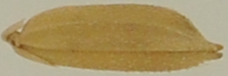
#> input picture BC-15/BC-15/DSC6771_idx146.png, 228 x 76 px, given as the content of the folder /home/duyle/Documents/AIL/Aug/Q5/train, which was not available
$ jupyter execute --allow-errors data_aug.ipynb   (older library calls are emulated)
#> lines starting #> are read from the running program, lines starting #| are printed output that depends on the picture; after the words box and inside, x2 and y2 are one past the last pixel; in counts of white or black regions, pixels touching at a corner belong together; pictures that were not available may be replaced by others from this repository, and a replacement may not be noted
[cell 1]
import import_ipynb
# import rice_seed_feature_extraction
import cv2
import os
import shutil
import random
import pandas as pd
import numpy as np
from tqdm import tqdm
import numpy as np
import cv2
from skimage.feature import local_binary_pattern, graycomatrix, graycoprops
import os
import pandas as pd
from skimage.measure import moments, moments_central, shannon_entropy
from sklearn.cluster import KMeans
import mahotas
from tqdm import tqdm
from scipy.stats import skew, kurtosis
import pywt
from sklearn import svm

[cell 2]
import pandas as pd
import numpy as np
from sklearn.model_selection import train_test_split, cross_val_score, GridSearchCV, RandomizedSearchCV
from sklearn.preprocessing import RobustScaler, StandardScaler
from sklearn.neighbors import KNeighborsClassifier
from sklearn.svm import SVC
from sklearn.ensemble import RandomForestClassifier
from sklearn.metrics import accuracy_score, classification_report, precision_score, recall_score, f1_score
import matplotlib.pyplot as plt
import seaborn as sns
from itertools import combinations
from sklearn.ensemble import RandomForestClassifier
import tqdm
from sklearn.decomposition import PCA
from sklearn.feature_selection import RFE
from sklearn.ensemble import RandomForestClassifier
import os

[cell 3]
import albumentations as A

[cell 4]
# [69 lines of commented-out code are left out]

[cell 5]
import os
import cv2
import numpy as np
import pandas as pd
import albumentations as A
from sklearn.model_selection import train_test_split
from tqdm import tqdm

# [59 lines left out: function basic_feature, not called in this run]

[cell 6]
def compute_zernike_moments(image, degree=8): # 25 features
    image = cv2.cvtColor(image, cv2.COLOR_BGR2GRAY)
    blur = cv2.GaussianBlur(image, (3, 3), 0)
    _, new_img = cv2.threshold(blur, 0, 255, cv2.THRESH_BINARY_INV + cv2.THRESH_OTSU)
    contours, _ = cv2.findContours(new_img, cv2.RETR_EXTERNAL, cv2.CHAIN_APPROX_SIMPLE)
    contour = max(contours, key=cv2.contourArea)
    mask = np.zeros(new_img.shape, dtype=np.uint8)
    cv2.drawContours(mask, [contour], contourIdx=-1, color=(255,), thickness=-1)
    binary = (mask > 0).astype(np.uint8)

    (x, y), radius = cv2.minEnclosingCircle(contour)
    x, y = int(x), int(y)
    radius = int(np.ceil(radius))
    x1 = max(x - radius, 0)
    y1 = max(y - radius, 0)
    x2 = x + radius
    y2 = y + radius

    cropped_mask = binary[y1:y2, x1:x2]

    h, w = cropped_mask.shape
    if h != w:
        size = max(h, w)
        square_mask = np.zeros((size, size), dtype=np.uint8)
        y_offset = (size - h) // 2
        x_offset = (size - w) // 2
        square_mask[y_offset:y_offset+h, x_offset:x_offset+w] = cropped_mask
    else:
        square_mask = cropped_mask

    effective_radius = square_mask.shape[0] // 2
    zernike_moments = mahotas.features.zernike_moments(square_mask, effective_radius, degree)

    return {f"Zernike_{i}": zernike_moments[i] for i in range(len(zernike_moments))}


# In[2]:


# [6 lines left out: function compute_central_moments, not called in this run]


# In[3]:


def compute_lbp_feature(image): # 10 features
    image = cv2.cvtColor(image, cv2.COLOR_BGR2GRAY)
    lbp = local_binary_pattern(image, R=1, P=8, method="uniform")
    hist, bins = np.histogram(lbp.flatten(), bins=10, range=(0, 10))
    return {f"LBP_{i}": hist[i] for i in range(len(hist))}


# In[4]:


def compute_texture_feature(image): # 4 features
    image = cv2.cvtColor(image, cv2.COLOR_BGR2GRAY)
    hist, bins = np.histogram(image.flatten(), bins=256, range=(0, 256), density=True)
    bins = bins[:-1]
    mean = np.sum(hist * bins)
    std = np.sqrt(np.sum((bins - mean)**2 * hist))
    uniformity = np.sum(hist**2)
    third_moment = np.sum((bins - mean)**3 * hist)
    return {
        "texture_mean": mean,
        "texture_std": std,
        "texture_uniformity": uniformity,
        "texture_third_moment": third_moment
    }


# In[5]:


def compute_color_feature(image): # 33 features
    def entropy(channel):
        return shannon_entropy(channel)
    def waveLet(channel):
        max_level = pywt.dwt_max_level(min(channel.shape), "db4")
        coeffs = pywt.wavedec2(channel, "db4", level=max_level)
        return np.mean(coeffs[0].ravel())

    # BGR
    B, G, R = cv2.split(image)
    mean_R, mean_G, mean_B = np.mean(R), np.mean(G), np.mean(B)
    # sqrt_R, sqrt_G, sqrt_B = np.sqrt(mean_R), np.sqrt(mean_G), np.sqrt(mean_B)
    std_R, std_G, std_B = np.std(R), np.std(G), np.std(B)
    skew_R, skew_G, skew_B = skew(R.flatten()), skew(G.flatten()), skew(B.flatten())
    kur_R, kur_G, kur_B = kurtosis(R.flatten()), kurtosis(G.flatten()), kurtosis(B.flatten())
    ent_R, ent_G, ent_B = entropy(R), entropy(G), entropy(B)
    wav_R, wav_G, wav_B = waveLet(R), waveLet(G), waveLet(B)

    # HSV
    hsv_img = cv2.cvtColor(image, cv2.COLOR_BGR2HSV)
    h, s, v = cv2.split(hsv_img)
    mean_h, mean_s, mean_v = np.mean(h), np.mean(s), np.mean(v)
    std_h, std_s, std_v = np.std(h), np.std(s), np.std(v)
    # sqrt_h, sqrt_s, sqrt_v = np.sqrt(mean_h), np.sqrt(mean_s), np.sqrt(mean_v)
    skew_h, skew_s, skew_v = skew(h.flatten()), skew(s.flatten()), skew(v.flatten())
    kur_h, kur_s, kur_v = kurtosis(h.flatten()), kurtosis(s.flatten()), kurtosis(v.flatten())
    ent_h, ent_s, ent_v = entropy(h), entropy(s), entropy(v)
    wav_h, wav_s, wav_v = waveLet(h), waveLet(s), waveLet(v)

    # Lab
    lab_img = cv2.cvtColor(image, cv2.COLOR_BGR2LAB)
    l, a, b = cv2.split(lab_img)
    mean_l, mean_a, mean_b = np.mean(l), np.mean(a), np.mean(b)
    std_l, std_a, std_b = np.std(l), np.std(a), np.std(b)
    # sqrt_l, sqrt_a, sqrt_b = np.sqrt(mean_l), np.sqrt(mean_a), np.sqrt(mean_b)
    skew_l, skew_a, skew_b = skew(l.flatten()), skew(a.flatten()), skew(b.flatten())
    kur_l, kur_a, kur_b = kurtosis(l.flatten()), kurtosis(a.flatten()), kurtosis(b.flatten())
    ent_l, ent_a, ent_b = entropy(l), entropy(a), entropy(b)
    wav_l, wav_a, wav_b = waveLet(l), waveLet(a), waveLet(b)

    # YCbCr
    ycrcb_img = cv2.cvtColor(image, cv2.COLOR_BGR2YCrCb)
    y, cr, cb = cv2.split(ycrcb_img)
    mean_y, mean_cr, mean_cb = np.mean(y), np.mean(cr), np.mean(cb)
    std_y, std_cr, std_cb = np.std(y), np.std(cr), np.std(cb)
    # sqrt_y, sqrt_cr, sqrt_cb = np.sqrt(mean_y), np.sqrt(mean_cr), np.sqrt(mean_cb)
    skew_y, skew_cr, skew_cb = skew(y.flatten()), skew(cr.flatten()), skew(cb.flatten())
    kur_y, kur_cr, kur_cb = kurtosis(y.flatten()), kurtosis(cr.flatten()), kurtosis(cb.flatten())
    ent_y, ent_cr, ent_cb = entropy(y), entropy(cr), entropy(cb)
    wav_y, wav_cr, wav_cb = waveLet(y), waveLet(cr), waveLet(cb)

    # XYZ
    xyz_img = cv2.cvtColor(image, cv2.COLOR_BGR2XYZ)
    X, Y, Z = cv2.split(xyz_img)
    mean_X, mean_Y, mean_Z = np.mean(X), np.mean(Y), np.mean(Z)
    std_X, std_Y, std_Z = np.std(X), np.std(Y), np.std(Z)
    skew_X, skew_Y, skew_Z = skew(X.flatten()), skew(Y.flatten()), skew(Z.flatten())
    kur_X, kur_Y, kur_Z = kurtosis(X.flatten()), kurtosis(Y.flatten()), kurtosis(Z.flatten())
    ent_X, ent_Y, ent_Z = entropy(X), entropy(Y), entropy(Z)
    wav_X, wav_Y, wav_Z = waveLet(X), waveLet(Y), waveLet(Z)

    return {"mean_r": mean_R, "mean_g": mean_G, "mean_B": mean_B,
            # "sqrt_r": sqrt_R, "sqrt_g": sqrt_G, "sqrt_B": sqrt_B,
            "std_r": std_R, "std_g": std_G, "std_B": std_B,
            "skew_r": skew_R, "skew_g": skew_G, "skew_B": skew_B,
            "kur_r": kur_R, "kur_g": kur_G, "kur_B": kur_B,
            "ent_r": ent_R, "ent_g": ent_G, "ent_B": ent_B,
            "wav_r": wav_R, "wav_g": wav_G, "wav_B": wav_B,

            "mean_h": mean_h, "mean_s": mean_s, "mean_v": mean_v,
            "std_h": std_h, "std_s": std_s, "std_v": std_v,
            # "sqrt_h": sqrt_h, "sqrt_s": sqrt_s, "sqrt_v": sqrt_v,
            "skew_h": skew_h, "skew_s": skew_s, "skew_v": skew_v,
            "kur_h": kur_h, "kur_s": kur_s, "kur_v": kur_v,
            "ent_h": ent_h, "ent_s": ent_s, "ent_v": ent_v,
            "wav_h": wav_h, "wav_s": wav_s, "wav_v": wav_v,

            "mean_l": mean_l, "mean_a": mean_a, "mean_b": mean_b,
            "std_l": std_l, "std_a": std_a, "std_b": std_b,
            # "sqrt_l": sqrt_l, "sqrt_a": sqrt_a, "sqrt_b": sqrt_b,
            "skew_l": skew_l, "skew_a": skew_a, "skew_b": skew_b,
            "kur_l": kur_l, "kur_a": kur_a, "kur_b": kur_b,
            "ent_l": ent_l, "ent_a": ent_a, "ent_b": ent_b,
            "wav_l": wav_l, "wav_a": wav_a, "wav_b": wav_b,

            "mean_y": mean_y, "mean_cb": mean_cb, "mean_cr": mean_cr,
            "std_y": std_y, "std_cb": std_cb, "std_cr": std_cr,
            # "sqrt_y": sqrt_y, "sqrt_cb": sqrt_cb, "sqrt_cr": sqrt_cr,
            "skew_y": skew_y, "skew_cb": skew_cb, "skew_cr": skew_cr,
            "kur_y": kur_y, "kur_cb": kur_cb, "kur_cr": kur_cr,
            "ent_y": ent_y, "ent_cb": ent_cb, "ent_cr": ent_cr,
            "wav_y": wav_y, "wav_cb": wav_cb, "wav_cr": wav_cr,

            "mean_x": mean_X, "mean_Y": mean_Y, "mean_z": mean_Z,
            "std_x": std_X, "std_Y": std_Y, "std_z": std_Z,
            "skew_x": skew_X, "skew_Y": skew_Y, "skew_z": skew_Z,
            "kur_x": kur_X, "kur_Y": kur_Y, "kur_z": kur_Z,
            "ent_x": ent_X, "ent_Y": ent_Y, "ent_z": ent_Z,
            "wav_x": wav_X, "wav_Y": wav_Y, "wav_z": wav_Z
            }


# In[6]:


# [178 lines left out: functions basic_feature, compute_glcm_descriptor, compute_percentile_features, compute_color_variance_ratios, compute_color_range_features, not called in this run]

[cell 7]
def extract_all_features(image):
    features = {}

    lbp_hist = compute_lbp_feature(image)
    features.update(lbp_hist)

    texture_features = compute_texture_feature(image)
    features.update(texture_features)

    color_features = compute_color_feature(image)
    features.update(color_features)

    zernike_features = compute_zernike_moments(image, degree=8)
    features.update(zernike_features)

    shape_features = basic_feature(image)
    features.update(shape_features)

    glcm_features = compute_glcm_descriptor(image)
    if glcm_features is not None:
        for i, val in enumerate(glcm_features):
            features[f'GLCM_{i}'] = val

    var_color = compute_color_variance_ratios(image)
    features.update(var_color)

    percentile_features = compute_percentile_features(image)
    features.update(percentile_features)

    color_range_features = compute_color_range_features(image)
    features.update(color_range_features)

    return features
# [10 lines left out: function augment_image, not called in this run]
def process_directory(base_path):
#> called with base_path = '/home/duyle/Documents/AIL/Aug/Q5/train'
    all_data = []
    image_paths = []

    # Walk through the directory and gather image paths and labels
    for root, dirs, files in os.walk(base_path):
        for file in files:
            if file.endswith(('.png', '.jpg', '.jpeg')):
                label = 0 if 'negative' in root.lower() else 1
                image_paths.append((os.path.join(root, file), label))

    # Process each image and extract features
    for image_path, label in tqdm(image_paths, desc="Processing Images"):
        image = cv2.imread(image_path)
#> image is the input picture: shape (76, 228, 3); mean B, G, R 99.1, 147.3, 168
        if image is None:
            continue

        features = extract_all_features(image)
#> in compute_lbp_feature, `image = cv2.cvtColor(image, cv2.COLOR_BGR2GRAY)`:
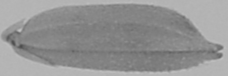
#> image: shape (76, 228); min 76, max 195, mean 148
#> in compute_lbp_feature, `lbp = local_binary_pattern(image, R=1, P=8, method="uniform")`:
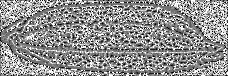
#> lbp: shape (76, 228) float64; min 0, max 9, mean 5.1; drawn with min black and max white
#> in compute_lbp_feature, `hist, bins = np.histogram(lbp.flatten(), bins=10, range=(0, 10))`: hist = [510, 1130, 686, 2013, 3195, 2896, 1608, 1345, 1946, 1999]; bins = [0, 1, 2, 3, 4, 5, 6, 7, 8, 9, 10]
#> in extract_all_features, `lbp_hist = compute_lbp_feature(image)`: lbp_hist = 10 items
#> in compute_texture_feature, `hist, bins = np.histogram(image.flatten(), bins=256, range=(0, 256), d..`: hist = 256 values, max 0.0992 at index 180, min 0 at index 0, mean 0.00391; bins = 257 values from 0 to 256
#> in compute_texture_feature, `bins = bins[:-1]`: bins = 256 values from 0 to 255
#> in compute_texture_feature, `mean = np.sum(hist * bins)`: mean = 148
#> in compute_texture_feature, `std = np.sqrt(np.sum((bins - mean)**2 * hist))`: std = 23.62
#> in compute_texture_feature, `uniformity = np.sum(hist**2)`: uniformity = 0.0393
#> in compute_texture_feature, `third_moment = np.sum((bins - mean)**3 * hist)`: third_moment = 5551.2
#> in extract_all_features, `texture_features = compute_texture_feature(image)`: texture_features = {'texture_mean': 148, 'texture_std': 23.62, 'texture_uniformity': 0.0393, 'texture_third_moment': 5551.2}
#> in compute_color_feature, `B, G, R = cv2.split(image)`:
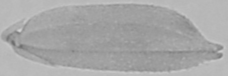
#> R: shape (76, 228); min 109, max 212, mean 168
#> in compute_color_feature, `mean_R, mean_G, mean_B = np.mean(R), np.mean(G), np.mean(B)`: mean_R = 168; mean_G = 147.3; mean_B = 99.09
#> in compute_color_feature, `std_R, std_G, std_B = np.std(R), np.std(G), np.std(B)`: std_R = 13.7; std_G = 25.05; std_B = 43.78
#> in compute_color_feature, `skew_R, skew_G, skew_B = skew(R.flatten()), skew(G.flatten()), skew(B...`: skew_R = 0.185; skew_G = 0.418; skew_B = 0.514
#> in compute_color_feature, `kur_R, kur_G, kur_B = kurtosis(R.flatten()), kurtosis(G.flatten()), ku..`: kur_R = -0.94; kur_G = -1.42; kur_B = -1.55
#> in compute_color_feature, `ent_R, ent_G, ent_B = entropy(R), entropy(G), entropy(B)`: ent_R = 5.19; ent_G = 5.35; ent_B = 5.89
#> in waveLet, `coeffs = pywt.wavedec2(channel, "db4", level=max_level)`: coeffs = 4 items
#> in compute_color_feature, `wav_R, wav_G, wav_B = waveLet(R), waveLet(G), waveLet(B)`: wav_R = 1403.2; wav_G = 1299; wav_B = 1009.6
#> in compute_color_feature, `h, s, v = cv2.split(hsv_img)`:
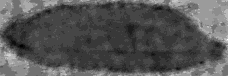
#> h: shape (76, 228); min 16, max 34, mean 22; drawn with min black and max white
#> in compute_color_feature, `h, s, v = cv2.split(hsv_img)`:
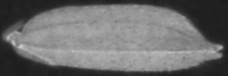
#> s: shape (76, 228); min 26, max 211, mean 108.6
#> in compute_color_feature, `mean_h, mean_s, mean_v = np.mean(h), np.mean(s), np.mean(v)`: mean_h = 22.01; mean_s = 108.6; mean_v = 168
#> in compute_color_feature, `std_h, std_s, std_v = np.std(h), np.std(s), np.std(v)`: std_h = 2.66; std_s = 53.42; std_v = 13.7
#> in compute_color_feature, `skew_h, skew_s, skew_v = skew(h.flatten()), skew(s.flatten()), skew(v...`: skew_h = 0.966; skew_s = -0.486; skew_v = 0.185
#> in compute_color_feature, `kur_h, kur_s, kur_v = kurtosis(h.flatten()), kurtosis(s.flatten()), ku..`: kur_h = -0.176; kur_s = -1.55; kur_v = -0.94
#> in compute_color_feature, `ent_h, ent_s, ent_v = entropy(h), entropy(s), entropy(v)`: ent_h = 2.94; ent_s = 6.35; ent_v = 5.19
#> in compute_color_feature, `wav_h, wav_s, wav_v = waveLet(h), waveLet(s), waveLet(v)`: wav_h = 189.2; wav_s = 602.1; wav_v = 1403.2
#> in compute_color_feature, `l, a, b = cv2.split(lab_img)`:
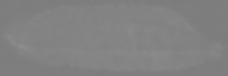
#> a: shape (76, 228); min 123, max 142, mean 129.5
#> in compute_color_feature, `l, a, b = cv2.split(lab_img)`:
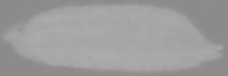
#> b: shape (76, 228); min 137, max 172, mean 156.5
#> in compute_color_feature, `mean_l, mean_a, mean_b = np.mean(l), np.mean(a), np.mean(b)`: mean_l = 157.8; mean_a = 129.5; mean_b = 156.5
#> in compute_color_feature, `std_l, std_a, std_b = np.std(l), np.std(a), np.std(b)`: std_l = 22.19; std_a = 3.09; std_b = 12.32
#> in compute_color_feature, `skew_l, skew_a, skew_b = skew(l.flatten()), skew(a.flatten()), skew(b...`: skew_l = 0.398; skew_a = -0.124; skew_b = -0.499
#> in compute_color_feature, `kur_l, kur_a, kur_b = kurtosis(l.flatten()), kurtosis(a.flatten()), ku..`: kur_l = -1.4; kur_a = -1.05; kur_b = -1.55
#> in compute_color_feature, `ent_l, ent_a, ent_b = entropy(l), entropy(a), entropy(b)`: ent_l = 5.22; ent_a = 3.26; ent_b = 4.3
#> in compute_color_feature, `wav_l, wav_a, wav_b = waveLet(l), waveLet(a), waveLet(b)`: wav_l = 1368.3; wav_a = 1021.9; wav_b = 1190.5
#> in compute_color_feature, `y, cr, cb = cv2.split(ycrcb_img)`:
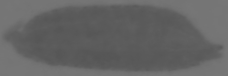
#> cb: shape (76, 228); min 85, max 119, mean 100.4
#> in compute_color_feature, `mean_y, mean_cr, mean_cb = np.mean(y), np.mean(cr), np.mean(cb)`: mean_y = 148; mean_cr = 142.3; mean_cb = 100.4
#> in compute_color_feature, `std_y, std_cr, std_cb = np.std(y), np.std(cr), np.std(cb)`: std_y = 23.62; std_cr = 7.56; std_cb = 11.66
#> in compute_color_feature, `skew_y, skew_cr, skew_cb = skew(y.flatten()), skew(cr.flatten()), skew..`: skew_y = 0.421; skew_cr = -0.533; skew_cb = 0.498
#> in compute_color_feature, `kur_y, kur_cr, kur_cb = kurtosis(y.flatten()), kurtosis(cr.flatten()),..`: kur_y = -1.44; kur_cr = -1.47; kur_cb = -1.54
#> in compute_color_feature, `ent_y, ent_cr, ent_cb = entropy(y), entropy(cr), entropy(cb)`: ent_y = 5.28; ent_cr = 3.75; ent_cb = 4.22
#> in compute_color_feature, `wav_y, wav_cr, wav_cb = waveLet(y), waveLet(cr), waveLet(cb)`: wav_y = 1296.9; wav_cr = 1100.1; wav_cb = 861.5
#> in compute_color_feature, `mean_X, mean_Y, mean_Z = np.mean(X), np.mean(Y), np.mean(Z)`: mean_X = 139.8; mean_Y = 148.2; mean_Z = 114.9
#> in compute_color_feature, `std_X, std_Y, std_Z = np.std(X), np.std(Y), np.std(Z)`: std_X = 22.3; std_Y = 23.9; std_Z = 44.75
#> in compute_color_feature, `skew_X, skew_Y, skew_Z = skew(X.flatten()), skew(Y.flatten()), skew(Z...`: skew_X = 0.428; skew_Y = 0.419; skew_Z = 0.51
#> in compute_color_feature, `kur_X, kur_Y, kur_Z = kurtosis(X.flatten()), kurtosis(Y.flatten()), ku..`: kur_X = -1.45; kur_Y = -1.43; kur_Z = -1.55
#> in compute_color_feature, `ent_X, ent_Y, ent_Z = entropy(X), entropy(Y), entropy(Z)`: ent_X = 5.21; ent_Y = 5.3; ent_Z = 5.92
#> in compute_color_feature, `wav_X, wav_Y, wav_Z = waveLet(X), waveLet(Y), waveLet(Z)`: wav_X = 1225.4; wav_Y = 1300.4; wav_Z = 1140.5
#> in extract_all_features, `color_features = compute_color_feature(image)`: color_features = 90 items
#> in compute_zernike_moments, `_, new_img = cv2.threshold(blur, 0, 255, cv2.THRESH_BINARY_INV + cv2.T..`:
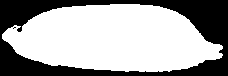
#> new_img: shape (76, 228); 64.5% white; 2 black regions (1 under 20 px)
#> in compute_zernike_moments, `contours, _ = cv2.findContours(new_img, cv2.RETR_EXTERNAL, cv2.CHAIN_A..`: contours = 1 contour; box (x1, y1, x2, y2) and area: (2, 4, 223, 72) 10944
#> in compute_zernike_moments, `contour = max(contours, key=cv2.contourArea)`: contour = contour of 194 points, box (x1, y1, x2, y2) (2, 4, 223, 72), area 10944
#> in compute_zernike_moments, `(x, y), radius = cv2.minEnclosingCircle(contour)`: x = 112; y = 44.5; radius = 110.5
#> in compute_zernike_moments, `x, y = int(x), int(y)`: y = 44
#> in compute_zernike_moments, `radius = int(np.ceil(radius))`: radius = 111
#> in compute_zernike_moments, `x1 = max(x - radius, 0)`: x1 = 1
#> in compute_zernike_moments, `y1 = max(y - radius, 0)`: y1 = 0
#> in compute_zernike_moments, `x2 = x + radius`: x2 = 223
#> in compute_zernike_moments, `y2 = y + radius`: y2 = 155
#> in compute_zernike_moments, `square_mask[y_offset:y_offset+h, x_offset:x_offset+w] = cropped_mask`:
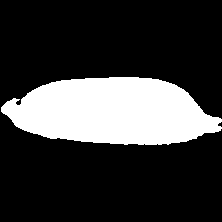
#> square_mask: shape (222, 222); values 0 (black) and 1 (white), 22.7% white; 1 white region, box (x1, y1, x2, y2) and area: (1, 77, 222, 145) 11185
        features["Label"] = label  # Add the label to features

        all_data.append(features)
        for _ in range(3):  # Generate 5 augmented images
            augmented_image = augment_image(image)
            augmented_features = extract_all_features(augmented_image)
            augmented_features["Label"] = label
            all_data.append(augmented_features)

    # Create a DataFrame from the collected features
    data = pd.DataFrame(all_data)

    return data

# Base path to your dataset
base_path = '/home/duyle/Documents/AIL/Aug/Q5/train'  # Update with your dataset path

# Process the directory and get the DataFrame
#> (the rest of this cell did not finish here and is left out)
